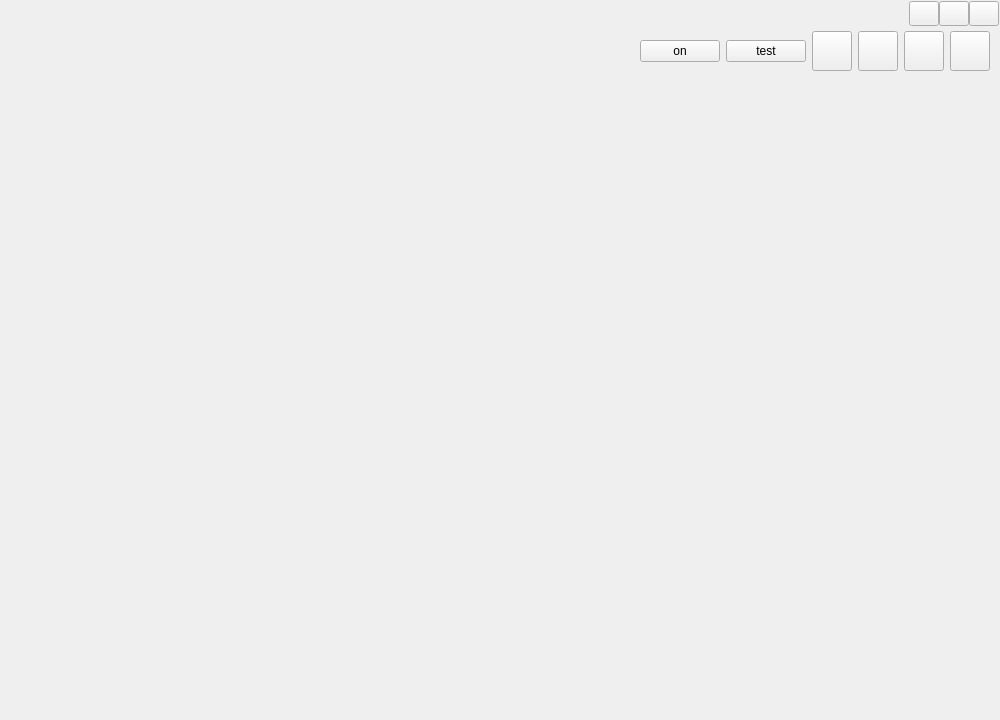
<?xml version="1.0" encoding="UTF-8"?>
<ui version="4.0">
 <class>frmMain</class>
 <widget class="QWidget" name="frmMain">
  <property name="geometry">
   <rect>
    <x>0</x>
    <y>0</y>
    <width>1000</width>
    <height>720</height>
   </rect>
  </property>
  <property name="windowTitle">
   <string>Form</string>
  </property>
  <layout class="QVBoxLayout" name="verticalLayout_3">
   <property name="spacing">
    <number>0</number>
   </property>
   <property name="leftMargin">
    <number>0</number>
   </property>
   <property name="topMargin">
    <number>0</number>
   </property>
   <property name="rightMargin">
    <number>0</number>
   </property>
   <property name="bottomMargin">
    <number>0</number>
   </property>
   <item>
    <widget class="QWidget" name="widgetMain" native="true">
     <layout class="QVBoxLayout" name="verticalLayout">
      <property name="spacing">
       <number>0</number>
      </property>
      <property name="leftMargin">
       <number>1</number>
      </property>
      <property name="topMargin">
       <number>1</number>
      </property>
      <property name="rightMargin">
       <number>1</number>
      </property>
      <property name="bottomMargin">
       <number>1</number>
      </property>
      <item>
       <widget class="QWidget" name="widgetTop" native="true">
        <property name="minimumSize">
         <size>
          <width>0</width>
          <height>80</height>
         </size>
        </property>
        <property name="maximumSize">
         <size>
          <width>16777215</width>
          <height>80</height>
         </size>
        </property>
        <layout class="QGridLayout" name="gridLayout">
         <property name="leftMargin">
          <number>0</number>
         </property>
         <property name="topMargin">
          <number>0</number>
         </property>
         <property name="rightMargin">
          <number>0</number>
         </property>
         <property name="bottomMargin">
          <number>0</number>
         </property>
         <property name="spacing">
          <number>0</number>
         </property>
         <item row="1" column="1">
          <widget class="QWidget" name="widgetBtn" native="true">
           <property name="sizePolicy">
            <sizepolicy hsizetype="Preferred" vsizetype="Expanding">
             <horstretch>0</horstretch>
             <verstretch>0</verstretch>
            </sizepolicy>
           </property>
           <layout class="QHBoxLayout" name="horizontalLayout_2">
            <property name="topMargin">
             <number>5</number>
            </property>
            <property name="bottomMargin">
             <number>10</number>
            </property>
            <item>
             <spacer name="horizontalSpacer_2">
              <property name="orientation">
               <enum>Qt::Horizontal</enum>
              </property>
              <property name="sizeHint" stdset="0">
               <size>
                <width>40</width>
                <height>20</height>
               </size>
              </property>
             </spacer>
            </item>
            <item>
             <widget class="QPushButton" name="pbbalance">
              <property name="text">
               <string>on</string>
              </property>
             </widget>
            </item>
            <item>
             <widget class="QPushButton" name="pbtest">
              <property name="text">
               <string>test</string>
              </property>
             </widget>
            </item>
            <item>
             <widget class="QPushButton" name="btnSystemConfig">
              <property name="sizePolicy">
               <sizepolicy hsizetype="Fixed" vsizetype="Expanding">
                <horstretch>0</horstretch>
                <verstretch>0</verstretch>
               </sizepolicy>
              </property>
              <property name="text">
               <string/>
              </property>
             </widget>
            </item>
            <item>
             <widget class="QPushButton" name="btnViewState">
              <property name="sizePolicy">
               <sizepolicy hsizetype="Fixed" vsizetype="Expanding">
                <horstretch>0</horstretch>
                <verstretch>0</verstretch>
               </sizepolicy>
              </property>
              <property name="text">
               <string/>
              </property>
             </widget>
            </item>
            <item>
             <widget class="QPushButton" name="btnViewVC">
              <property name="sizePolicy">
               <sizepolicy hsizetype="Fixed" vsizetype="Expanding">
                <horstretch>0</horstretch>
                <verstretch>0</verstretch>
               </sizepolicy>
              </property>
              <property name="text">
               <string/>
              </property>
             </widget>
            </item>
            <item>
             <widget class="QPushButton" name="btnViewData">
              <property name="sizePolicy">
               <sizepolicy hsizetype="Fixed" vsizetype="Expanding">
                <horstretch>0</horstretch>
                <verstretch>0</verstretch>
               </sizepolicy>
              </property>
              <property name="text">
               <string/>
              </property>
             </widget>
            </item>
           </layout>
          </widget>
         </item>
         <item row="0" column="1">
          <widget class="QWidget" name="widgetMenu" native="true">
           <property name="minimumSize">
            <size>
             <width>0</width>
             <height>25</height>
            </size>
           </property>
           <property name="maximumSize">
            <size>
             <width>16777215</width>
             <height>25</height>
            </size>
           </property>
           <layout class="QHBoxLayout" name="horizontalLayout">
            <property name="spacing">
             <number>0</number>
            </property>
            <property name="leftMargin">
             <number>0</number>
            </property>
            <property name="topMargin">
             <number>0</number>
            </property>
            <property name="rightMargin">
             <number>0</number>
            </property>
            <property name="bottomMargin">
             <number>0</number>
            </property>
            <item>
             <spacer name="horizontalSpacer">
              <property name="orientation">
               <enum>Qt::Horizontal</enum>
              </property>
              <property name="sizeHint" stdset="0">
               <size>
                <width>40</width>
                <height>20</height>
               </size>
              </property>
             </spacer>
            </item>
            <item>
             <widget class="QPushButton" name="btnMenu_Min">
              <property name="sizePolicy">
               <sizepolicy hsizetype="Minimum" vsizetype="Expanding">
                <horstretch>0</horstretch>
                <verstretch>0</verstretch>
               </sizepolicy>
              </property>
              <property name="minimumSize">
               <size>
                <width>30</width>
                <height>0</height>
               </size>
              </property>
              <property name="maximumSize">
               <size>
                <width>30</width>
                <height>16777215</height>
               </size>
              </property>
              <property name="text">
               <string/>
              </property>
             </widget>
            </item>
            <item>
             <widget class="QPushButton" name="btnMenu_Max">
              <property name="sizePolicy">
               <sizepolicy hsizetype="Minimum" vsizetype="Expanding">
                <horstretch>0</horstretch>
                <verstretch>0</verstretch>
               </sizepolicy>
              </property>
              <property name="minimumSize">
               <size>
                <width>30</width>
                <height>0</height>
               </size>
              </property>
              <property name="maximumSize">
               <size>
                <width>30</width>
                <height>16777215</height>
               </size>
              </property>
              <property name="text">
               <string/>
              </property>
             </widget>
            </item>
            <item>
             <widget class="QPushButton" name="btnMenu_Close">
              <property name="sizePolicy">
               <sizepolicy hsizetype="Minimum" vsizetype="Expanding">
                <horstretch>0</horstretch>
                <verstretch>0</verstretch>
               </sizepolicy>
              </property>
              <property name="minimumSize">
               <size>
                <width>30</width>
                <height>0</height>
               </size>
              </property>
              <property name="maximumSize">
               <size>
                <width>30</width>
                <height>16777215</height>
               </size>
              </property>
              <property name="text">
               <string/>
              </property>
             </widget>
            </item>
           </layout>
          </widget>
         </item>
         <item row="0" column="0" rowspan="2">
          <widget class="QWidget" name="widgetLogo" native="true">
           <property name="minimumSize">
            <size>
             <width>300</width>
             <height>0</height>
            </size>
           </property>
           <layout class="QGridLayout" name="gridLayout_2">
            <property name="leftMargin">
             <number>0</number>
            </property>
            <item row="1" column="1">
             <widget class="QLabel" name="labLogoEn">
              <property name="text">
               <string/>
              </property>
              <property name="alignment">
               <set>Qt::AlignLeading|Qt::AlignLeft|Qt::AlignTop</set>
              </property>
             </widget>
            </item>
            <item row="0" column="1">
             <widget class="QLabel" name="labLogoCn">
              <property name="text">
               <string/>
              </property>
             </widget>
            </item>
            <item row="0" column="0" rowspan="2">
             <widget class="QLabel" name="labLogoBg">
              <property name="text">
               <string/>
              </property>
              <property name="alignment">
               <set>Qt::AlignCenter</set>
              </property>
             </widget>
            </item>
           </layout>
          </widget>
         </item>
        </layout>
       </widget>
      </item>
      <item>
       <widget class="QStackedWidget" name="stackedWidget"/>
      </item>
     </layout>
    </widget>
   </item>
   <item>
    <widget class="BottomWidget" name="bottomWidget" native="true"/>
   </item>
  </layout>
 </widget>
 <customwidgets>
  <customwidget>
   <class>BottomWidget</class>
   <extends>QWidget</extends>
   <header>bottomwidget.h</header>
   <container>1</container>
  </customwidget>
 </customwidgets>
 <tabstops>
  <tabstop>btnSystemConfig</tabstop>
  <tabstop>btnViewState</tabstop>
  <tabstop>btnViewVC</tabstop>
  <tabstop>btnViewData</tabstop>
  <tabstop>btnMenu_Min</tabstop>
  <tabstop>btnMenu_Max</tabstop>
  <tabstop>btnMenu_Close</tabstop>
 </tabstops>
 <resources/>
 <connections/>
</ui>
